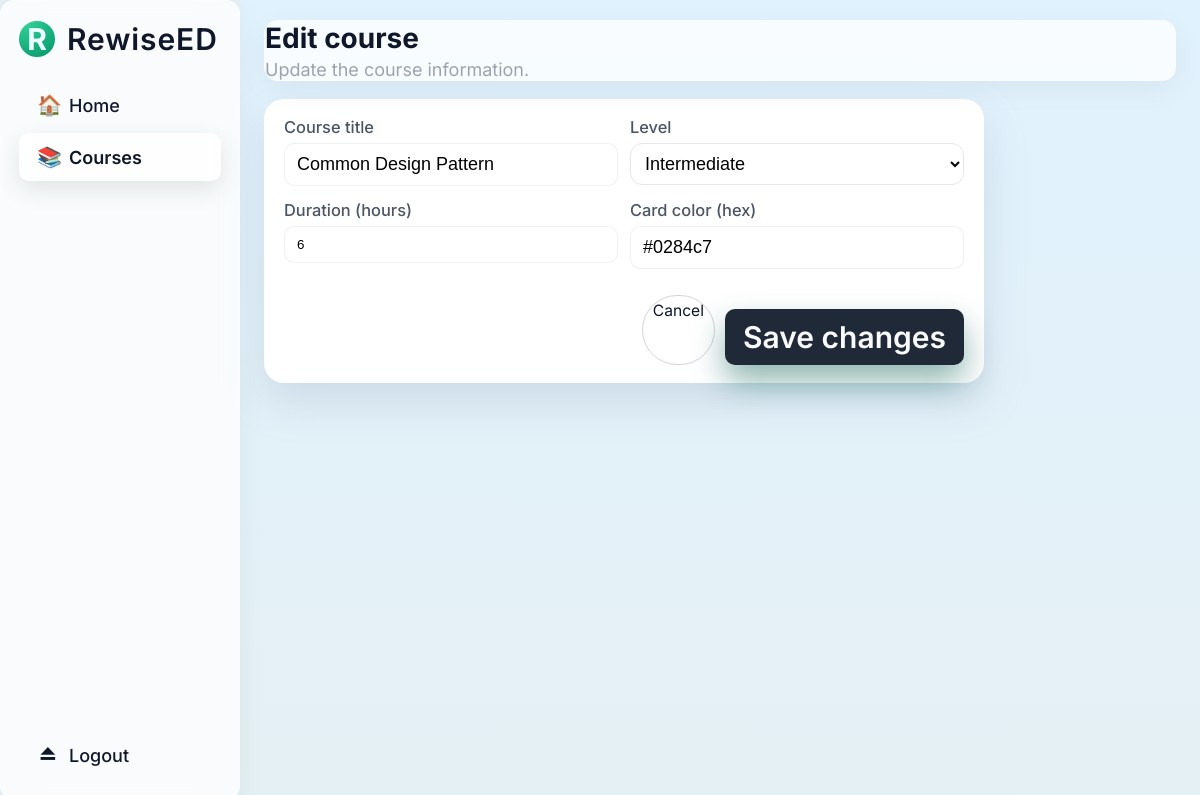
Screenshot of /trainer/courses/5/edit (signed in) with the database file from the repository.
### app.py (models this page shows)
class Course(db.Model):
    __tablename__ = "course"
    id = db.Column(db.Integer, primary_key=True)
    title = db.Column(db.String(150), nullable=False)
    level = db.Column(db.String(50), nullable=False)
    duration_hours = db.Column(db.Integer, nullable=False, default=6)
    color = db.Column(db.String(20), nullable=False, default="#047857")
    price = db.Column(db.Float, nullable=False, default=999.0)
    trainer_id = db.Column(db.Integer, db.ForeignKey("user.id"), nullable=False)
    ai_outline_json = db.Column(db.Text, nullable=True)
    enrollments = db.relationship(
        "Enrollment",
        backref="course",
        lazy=True,
        cascade="all, delete-orphan"
    )
    videos = db.relationship(
    "VideoLecture",
    backref="course",
    lazy=True,
    cascade="all, delete-orphan"
    )

### app.py (the view, shortened to what this page needs)
@app.route("/trainer/courses/<int:course_id>/edit", methods=["GET", "POST"])
@login_required(role="trainer")
def trainer_course_edit(current_user, course_id):
    course = Course.query.filter_by(id=course_id, trainer_id=current_user.id).first_or_404()
    return render_template("trainer_course_form.html", user=current_user, mode="edit", course=course)

### templates/trainer_course_form.html (shortened to what this page needs)
{% extends "base.html" %}
{% block extra_css %}
<link rel="stylesheet" href="{{ url_for('static', filename='css/courses.css') }}">
{% endblock %}
{% block content %}
<div class="dashboard-page">
  <aside class="sidebar">
    <div class="sidebar-header">
      <div class="brand">
        <div class="brand-logo">R</div>
        <span class="brand-name">RewiseED</span>
      </div>
    </div>
    <nav class="sidebar-nav">
      <a href="{{ url_for('trainer_dashboard') }}" class="nav-item">
        <span class="nav-icon">🏠</span>
        <span>Home</span>
      </a>
      <a href="{{ url_for('trainer_courses') }}" class="nav-item active">
        <span class="nav-icon">📚</span>
        <span>Courses</span>
      </a>
    </nav>
    <div class="sidebar-footer">
      <a href="{{ url_for('logout') }}" class="nav-item logout">
        <span class="nav-icon">⏏</span>
        <span>Logout</span>
      </a>
    </div>
  </aside>
  <main class="main-content">
    <header class="main-header">
      <div>
        <h1 class="welcome-title">
          {{ 'Create new course' if mode == 'new' else 'Edit course' }}
        </h1>
        <p class="welcome-subtitle">
          {{ 'Set up a new course with basic details.' if mode == 'new' else 'Update the course information.' }}
        </p>
      </div>
    </header>
    <section class="course-form-panel">
      <form method="post" class="course-form">
        <div class="form-row-2">
          <div class="form-group">
            <label for="title">Course title</label>
            <input id="title" name="title" type="text"
                   value="{{ course.title if mode == 'edit' else '' }}"
                   placeholder="e.g. Design Accessibility" required>
          </div>
          <div class="form-group">
            <label for="level">Level</label>
            <select id="level" name="level">
              {% set lvl = course.level if mode == 'edit' else 'Beginner' %}
              <option value="Intermediate" {{ 'selected' if lvl=='Intermediate' else '' }}>Intermediate</option>
            </select>
          </div>
        </div>
        <div class="form-row-2">
          <div class="form-group">
            <label for="duration_hours">Duration (hours)</label>
            <input id="duration_hours" name="duration_hours" type="number" min="1" max="100"
                   value="{{ course.duration_hours if mode == 'edit' else 6 }}" required>
          </div>
          <div class="form-group">
            <label for="color">Card color (hex)</label>
            <input id="color" name="color" type="text"
                   value="{{ course.color if mode == 'edit' else '#0f766e' }}"
                   placeholder="#0f766e">
          </div>
        </div>
        <div class="course-form-actions">
          <a href="{{ url_for('trainer_courses') }}" class="btn-sm btn-ghost">Cancel</a>
          <button type="submit" class="btn primary-btn">
            {{ 'Create course' if mode == 'new' else 'Save changes' }}
          </button>
        </div>
      </form>
    </section>
  </main>
</div>
{% endblock %}

### static/css/courses.css (style rules this page uses)
.btn-sm { border-radius: 999px; padding: 5px 10px; font-size: 0.78rem; border: 1px solid transparent; background: #e5e7eb; cursor: pointer; }
.btn-ghost { background: transparent; border-color: #d1d5db; }
.course-form-panel { background: #ffffff; border-radius: 20px; padding: 18px 20px; box-shadow: 0 18px 40px rgba(148, 163, 184, 0.28); max-width: 720px; }
.course-form { display: flex; flex-direction: column; gap: 14px; }
.form-row-2 { display: grid; grid-template-columns: repeat(2, minmax(0, 1fr)); gap: 12px; }
.course-form select { border-radius: 12px; border: 1px solid #e5e7eb; padding: 9px 10px; font-size: 0.9rem; background: #ffffff; }
.course-form-actions { margin-top: 12px; display: flex; justify-content: flex-end; gap: 10px; }
.btn-ghost { background: transparent; border: 1px solid #d1d5db; }

### rows the page displays
Course: title "Common Design Pattern", duration_hours "6", color "#0284c7"

### other values shown
{{ 'Create new course' if mode == 'new' else 'Edit course' }} "Edit course"
{{ 'Create course' if mode == 'new' else 'Save changes' }} "Save changes"
